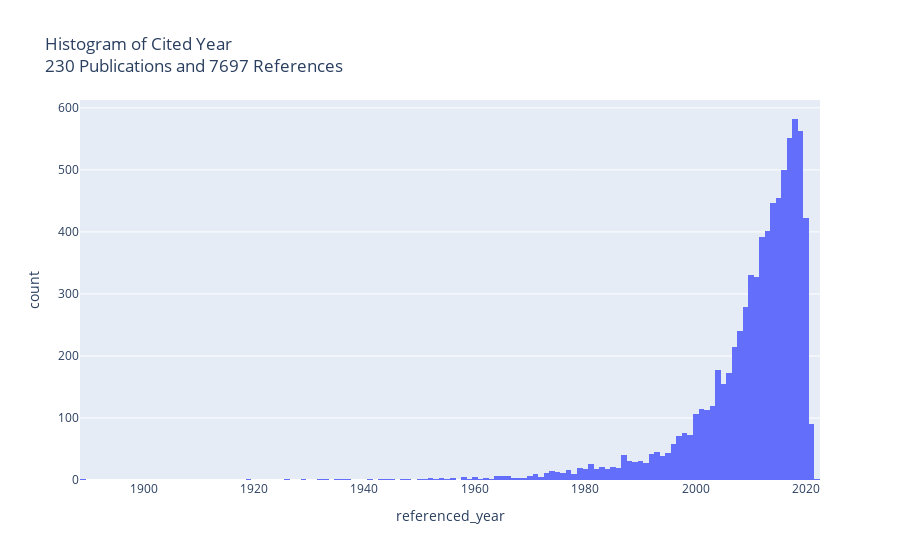

Write notebook code for a chart like this one.
### Markdown cell above
### Make plots

### Code cell
px.histogram(df, x='referenced_year', nbins=200, 
             title=f'Histogram of Cited Year<br>{summary_df.shape[0]} Publications and {df.shape[0]} References')

### Figure 1 — Plotly figure (JSON) as saved in the notebook; plotly's stock layout.template omitted (floating-point values rounded to 4 significant figures; data arrays with more than 128 entries replaced by an {"elided": "..."} marker saying what was removed)
{"data": [{"alignmentgroup": "True", "bingroup": "x", "hovertemplate": "referenced_year=%{x}<br>count=%{y}<extra></extra>", "legendgroup": "", "marker": {"color": "#636efa", "pattern": {"shape": ""}}, "name": "", "nbinsx": 200, "offsetgroup": "", "orientation": "v", "showlegend": false, "type": "histogram", "x": {"elided": "7697 int values"}, "xaxis": "x", "yaxis": "y"}], "layout": {"barmode": "relative", "legend": {"tracegroupgap": 0}, "title": {"text": "Histogram of Cited Year<br>230 Publications and 7697 References"}, "xaxis": {"anchor": "y", "domain": [0, 1], "title": {"text": "referenced_year"}}, "yaxis": {"anchor": "x", "domain": [0, 1], "title": {"text": "count"}}}}
